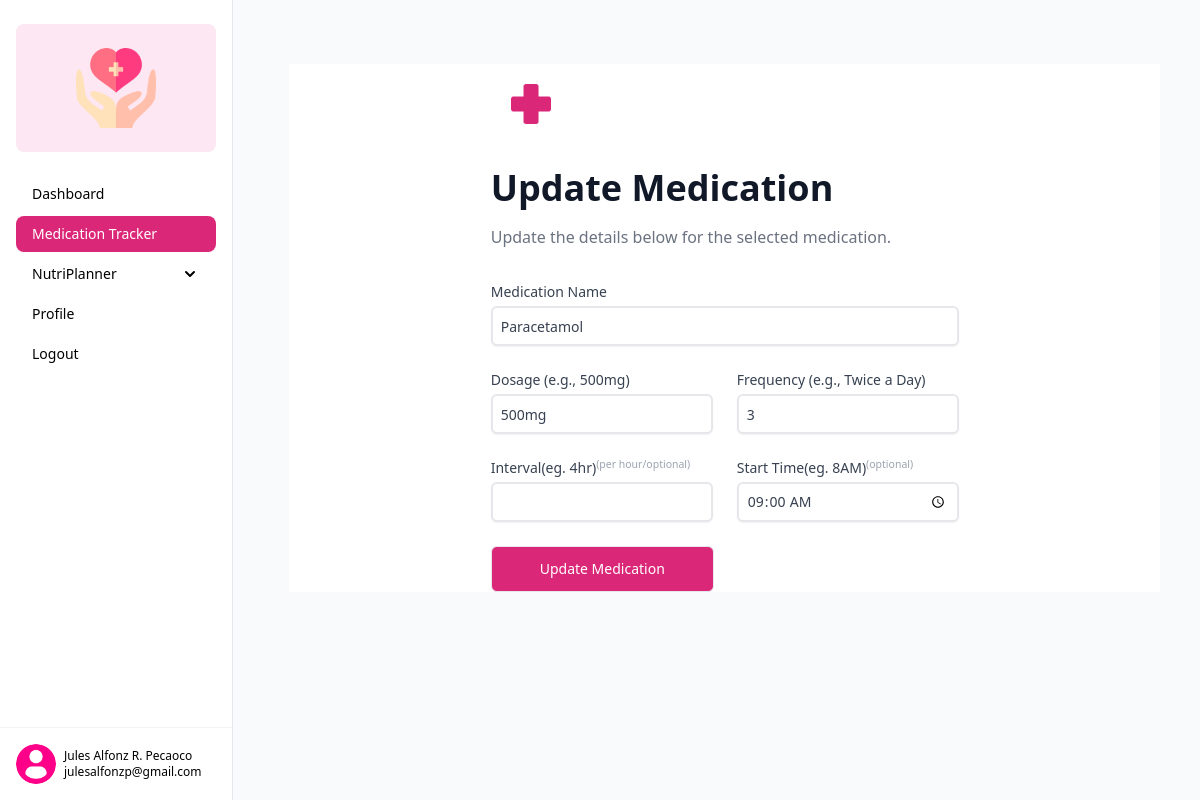
/home/updatemed?med_id=1 (signed in), run on the app's committed database.
### tables this page shows
CREATE TABLE `medications` (
  `med_id` int(11) NOT NULL,
  `user_id` int(11) NOT NULL,
  `med_name` varchar(255) NOT NULL,
  `dosage` varchar(255) NOT NULL,
  `frequency` int(100) NOT NULL,
  `med_interval` int(100) NOT NULL,
  `start_time` time NOT NULL
);

### index.php (called while the page is built, shortened)
<?php
require_once 'controller/MedicationController.php';
require_once 'model/Database.php';
require_once 'model/Medication.php';
require_once 'router.php';
?>

### model/Database.php (called while the page is built)
<?php
class Database {
  public function getConnection() {
    try {
      $config = parse_ini_file('config.ini');
      $HOST = $config['HOST'];
      $DB = $config['DATABASE'];
      $USER = $config['USER'];
      $PASSWORD = $config['PASSWORD'];
      $PORT = $config['PORT'];
      $link = new PDO("mysql:host=$HOST;dbname=$DB;port=$PORT", $USER, $PASSWORD);
      $link->setAttribute(PDO::ATTR_ERRMODE, PDO::ERRMODE_EXCEPTION);
      return $link;
    } catch (PDOException $e) {
      echo $e->getMessage();
    }
  }
}

### controller/MedicationController.php (called while the page is built, shortened)
<?php
class MedicationController extends Controller {
  public function getMedicationById($med_id) {
    $medication = new Medication();
    return $medication->getMedicationById($med_id);
  }
}

### model/Medication.php (called while the page is built, shortened)
<?php
class Medication {
  private $conn;
  function __construct() {
    $this->conn = (new Database())->getConnection();
  }
  function getMedicationById($med_id) {
    $sql = "SELECT * FROM medications WHERE med_id = :med_id";
    $stmt = $this->conn->prepare($sql);
    $stmt->bindParam(':med_id', $med_id, PDO::PARAM_INT);
    $stmt->execute();
    return $stmt->fetch();
  }
}

### view/components/tables/nutrimed/updatemed.php (the view, shortened to what this page needs)
<?php
if (isset($_GET['med_id'])) {
  $med_id = $_GET['med_id'];
  $medications = (new MedicationController)->getMedicationById($med_id);
}
?>
<section class="bg-white self-center mt-16">
  <main class="flex items-center justify-center lg:col-span-7 xl:col-span-6">
    <div class="max-w-xl lg:max-w-3xl">
      <a class="block text-blue-600" href="#">
        <img src="/healthmate/view/auth/images/hospital.png" alt="" class="size-20">
      </a>
      <h1 class="mt-6 text-2xl font-bold text-gray-900 sm:text-3xl md:text-4xl">
        Update Medication
      </h1>
      <p class="mt-4 leading-relaxed text-gray-500">
        Update the details below for the selected medication.
      </p>
      <form method="post" class="mt-8 grid grid-cols-6 gap-6">
        <div class="col-span-6">
          <label for="med_name" class="block text-sm font-medium text-gray-700">
            Medication Name
          </label>
          <input
            required
            type="text"
            id="medname"
            name="med_name"
            value="<?php echo htmlspecialchars($medications['med_name'] ?? '', ENT_QUOTES, 'UTF-8'); ?>"
            class="mt-1 p-2 w-full rounded-md border-2 border-gray-200 bg-white text-sm h-10 text-gray-700 shadow-sm" />
        </div>
        <div class="col-span-6 sm:col-span-3">
          <label for="dosage" class="block text-sm font-medium text-gray-700">
            Dosage (e.g., 500mg)
          </label>
          <input
            required
            type="text"
            id="dosage"
            name="dosage"
            value="<?php echo htmlspecialchars($medications['dosage'] ?? '', ENT_QUOTES, 'UTF-8'); ?>"
            class="mt-1 p-2 w-full rounded-md border-2 border-gray-200 bg-white text-sm h-10 text-gray-700 shadow-sm" />
        </div>
        <div class="col-span-6 sm:col-span-3">
          <label for="frequency" class="block text-sm font-medium text-gray-700">
            Frequency (e.g., Twice a Day)
          </label>
          <input
            required
            type="text"
            id="frequency"
            name="frequency"
            value="<?php echo htmlspecialchars($medications['frequency'] ?? '', ENT_QUOTES, 'UTF-8'); ?>"
            class="mt-1 p-2 w-full rounded-md border-2 border-gray-200 bg-white text-sm h-10 text-gray-700 shadow-sm" />
        </div>
        <div class="col-span-6 sm:col-span-3">
          <label for="interval" class="block text-sm font-medium text-gray-700">
            Interval(eg. 4hr)<sup class="text-gray-400">(per hour/optional)</sup>
          </label>
          <input
            type="number"
            id="interval"
            name="interval"
            value="<?php echo htmlspecialchars($medications['interval'] ?? '', ENT_QUOTES, 'UTF-8'); ?>"
            class="mt-1 p-2 w-full rounded-md border-2 border-gray-200 bg-white text-sm h-10 text-gray-700 shadow-sm" />
        </div>
        <div class="col-span-6 sm:col-span-3">
          <label for="start_time" class="block text-sm font-medium text-gray-700">
            Start Time(eg. 8AM)<sup class="text-gray-400">(optional)</sup>
          </label>
          <input
            type="time"
            id="start_time"
            name="start_time"
            value="<?php echo htmlspecialchars($medications['start_time'] ?? '', ENT_QUOTES, 'UTF-8'); ?>"
            class="mt-1 p-2 w-full rounded-md border-2 border-gray-200 bg-white text-sm h-10 text-gray-700 shadow-sm" />
        </div>
        <div class="col-span-6 sm:flex sm:items-center sm:gap-4">
          <button
            type="submit"
            class="inline-block shrink-0 rounded-md border bg-pink-600 px-12 py-3 text-sm font-medium text-white transition hover:bg-transparent hover:text-pink-600 focus:outline-none focus:ring active:text-pink-500">
            Update Medication
          </button>
        </div>
      </form>
    </div>
  </main>
</section>

### data on the page
medications: med_name "Paracetamol", dosage "500mg", frequency "3", start_time "09:00:00"

### other printed values
$user['name'] "Jules Alfonz R. Pecaoco"
$user['email'] "julesalfonzp@gmail.com"
